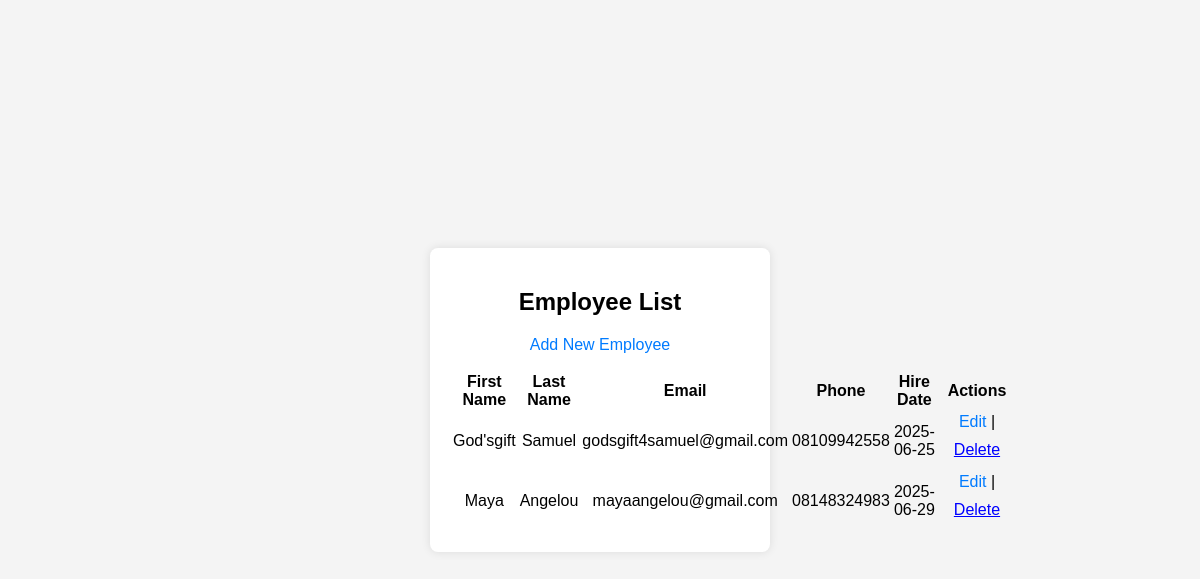
Before: /employees (signed in) with the older database file.
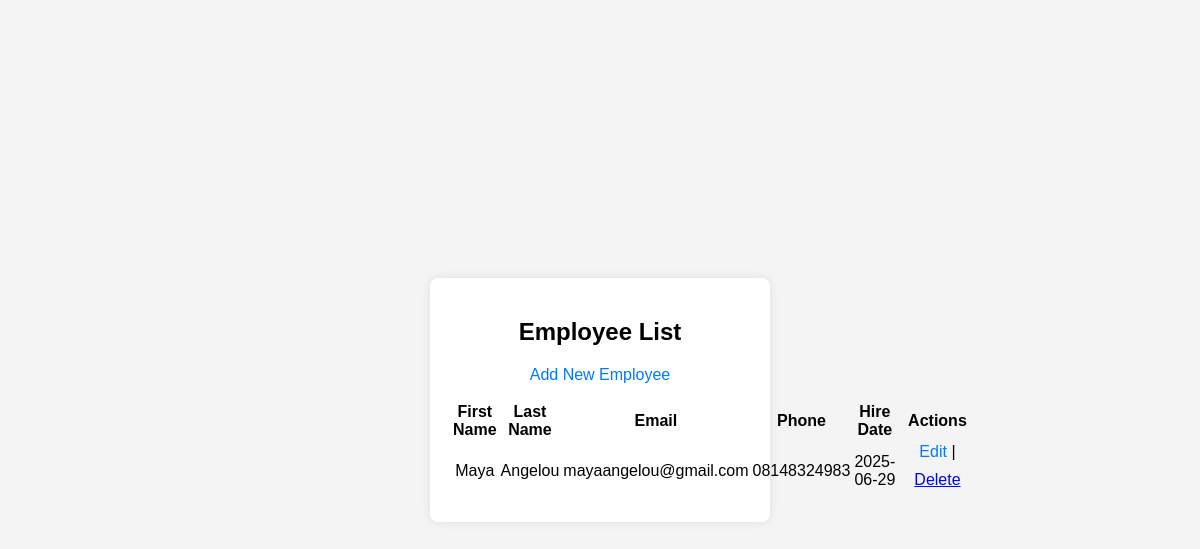
After: the same page with the newer database file.
### app.py (models this page shows, shortened)
class Employee(db.Model):
    id = db.Column(db.Integer, primary_key=True)
    first_name = db.Column(db.String(100), nullable=False)
    last_name = db.Column(db.String(100), nullable=False)
    email = db.Column(db.String(120), unique=True, nullable=False)
    phone = db.Column(db.String(20), nullable=False)
    hire_date = db.Column(db.DateTime, nullable=False, default=datetime.utcnow)

### app.py (the view)
@app.route("/employees")
@login_required
def employees():
    all_employees = Employee.query.all()
    return render_template("employees.html", employees=all_employees)

### app.py (called while the page is built)
@login_manager.user_loader
def load_user(user_id):
    return User.query.get(int(user_id))

### templates/employees.html (shortened to what this page needs)
{% extends "base.html" %}
{% block content %}
        <h2>Employee List</h2>
        <p><a href="/add_employee">Add New Employee</a></p>
        {% if employees %}
            <table>
                <thead>
                    <tr>
                        <th>First Name</th>
                        <th>Last Name</th>
                        <th>Email</th>
                        <th>Phone</th>
                        <th>Hire Date</th>
                        <th>Actions</th>
                    </tr>
                </thead>
                <tbody>
                    {% for employee in employees %}
                    <tr>
                        <td>{{ employee.first_name }}</td>
                        <td>{{ employee.last_name }}</td>
                        <td>{{ employee.email }}</td>
                        <td>{{ employee.phone }}</td>
                        <td>{{ employee.hire_date.strftime("%Y-%m-%d") }}</td>
                        <td>
                            <a href="/edit_employee/{{ employee.id }}">Edit</a> |
                            <form action="/delete_employee/{{ employee.id }}" method="post" style="display:inline;" onsubmit="return confirm('Are you sure you want to delete {{ employee.first_name }} {{ employee.last_name }}?')">
                                <button type="submit" style="background: none; border: none; color: blue; text-decoration: underline; cursor: pointer;">Delete</button>
                            </form>
                        </td>
                    </tr>
                    {% endfor %}
                </tbody>
            </table>
        {% else %}
            <p>No employees found. <a href="/add_employee">Add one now!</a></p>
        {% endif %}
{% endblock %}

### templates/base.html (shortened to what this page needs)
<!DOCTYPE html>
<html lang="en">
<head>
    <link rel="stylesheet" href="{{ url_for('static', filename='style.css') }}">
</head>
<body>
    <div class="container">
        {% block content %}{% endblock %}
    </div>
</body>
</html>

### static/style.css (style rules this page uses)
body { font-family: Arial, sans-serif; background-color: #f4f4f4; display: flex; justify-content: center; align-items: center; min-height: 100vh; margin: 0; }
.container { background-color: #fff; padding: 20px; border-radius: 8px; box-shadow: 0 0 10px rgba(0, 0, 0, 0.1); width: 300px; text-align: center; }
button { background-color: #007bff; color: white; padding: 10px 15px; border: none; border-radius: 4px; cursor: pointer; font-size: 16px; width: 100%; }
p { margin-top: 15px; }
a { color: #007bff; text-decoration: none; }

Changed rows visible on the page:
removed Employee: first_name "God'sgift", last_name "Samuel", email "godsgift4samuel@gmail.com", phone "08109942558", hire_date "2025-06-25"
